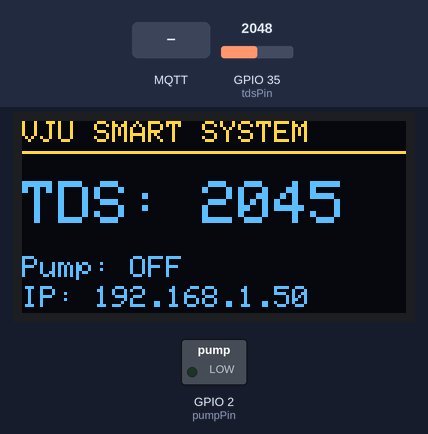
Bench run of a sketch on a simulated ESP32. Parts: 128×64 one-colour display, switched loads named in the sketch (green lamp = pin HIGH). The test bench sets the inputs (shaded band); at power-on: GPIO 35 (tdsPin) = 2048 (analog values on the 0–4095 scale). The OLED is the two-colour kind (top 16 rows yellow); WiFi joins after 1.5 s; servers stay silent unless stated; random numbers use the default seed unless the sketch sets one; no MQTT or app messages arrive unless stated.

Above: at 2.7 s.
2.8 s: MQTT message "PUMP_ON" arrives on the first subscribed topic
At 3.9 s:
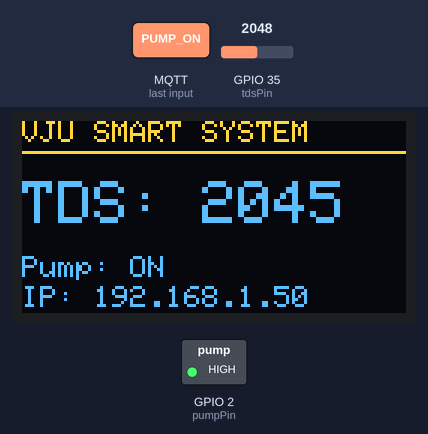
4.3 s: GPIO 35 (tdsPin) set to 2866
At 6.2 s:
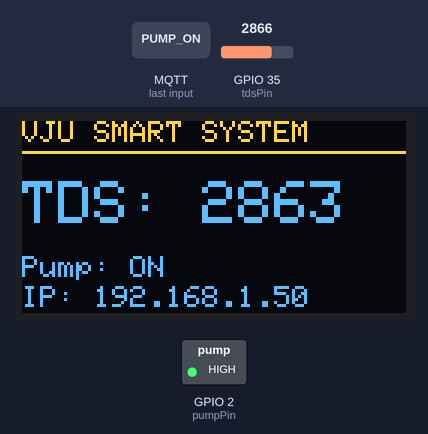
6.5 s: MQTT message "PUMP_OFF" arrives on the first subscribed topic
At 7.7 s:
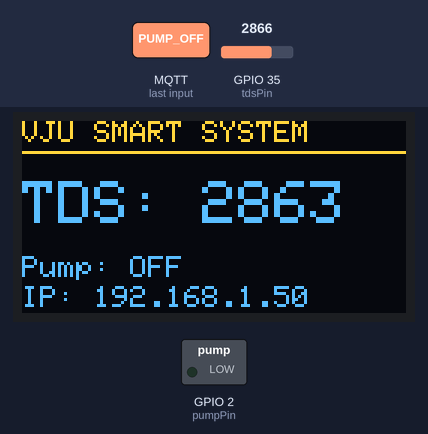
8.0 s: GPIO 35 (tdsPin) set to 3603
At 9.3 s:
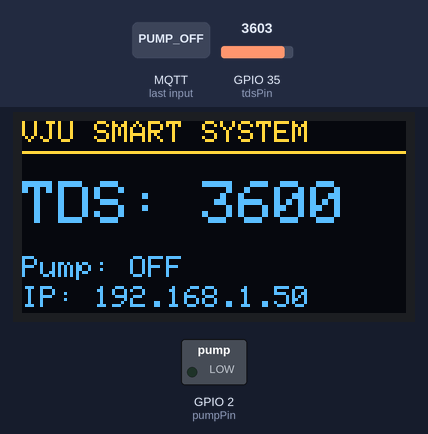
10.2 s: GPIO 35 (tdsPin) set to 2047
At 11.8 s:
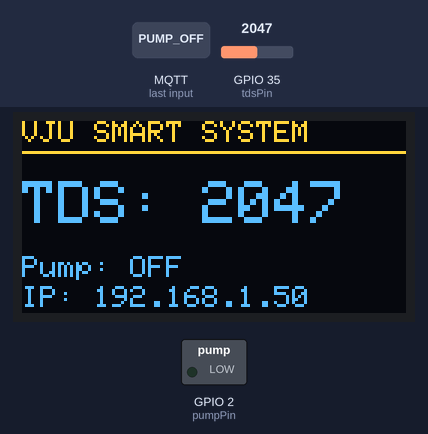
Timing chart, 0 to 13.3 s (numbered marks = the images above; inputs shaded):
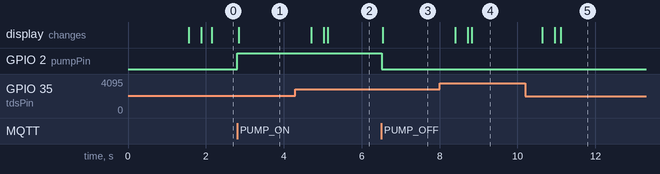

Measured:
- after the input at 2.8 s, GPIO 2 (pumpPin): LOW → HIGH at once; the display: changes at once (image 1)
- after the input at 4.3 s, the display: first changes after 0.40 s (image 2 shows a later state)
- after the input at 6.5 s, GPIO 2 (pumpPin): HIGH → LOW at once; the display: changes at once (image 3)
- after the input at 8.0 s, the display: first changes after 0.40 s (image 4 shows a later state)
- after the input at 10.2 s, the display: first changes after 0.43 s (image 5 shows a later state)

The sketch:

sketch_jan24a.ino
```cpp
#include <WiFiManager.h>
#include <PubSubClient.h>
#include <ESPmDNS.h>
#include <Wire.h>
#include <Adafruit_GFX.h>
#include <Adafruit_SSD1306.h>
#include <ArduinoJson.h>

// --- HARDWARE CONFIG ---
#define SCREEN_WIDTH 128
#define SCREEN_HEIGHT 64
Adafruit_SSD1306 display(SCREEN_WIDTH, SCREEN_HEIGHT, &Wire, -1);

const int tdsPin  = 35;
const int pumpPin = 2;

String pumpStatus = "OFF";
int sensorValue = 0;

// --- MQTT CONFIG ---
const char* mqtt_server   = "broker.hivemq.com";
const char* topic_status  = "vju/dung_luong/fish_tank/status";
const char* topic_command = "vju/dung_luong/fish_tank/command";

WiFiClient espClient;
PubSubClient client(espClient);

// --- TDS FILTER CONFIG ---
#define SCOUNT 30
int analogBuffer[SCOUNT];
int analogBufferIndex = 0;
int stableValue = 0;

// ---------- MEDIAN FILTER ----------
int getMedianNum(int bArray[], int iFilterLen) {
  int bTab[iFilterLen];
  for (int i = 0; i < iFilterLen; i++) bTab[i] = bArray[i];

  for (int j = 0; j < iFilterLen - 1; j++) {
    for (int i = 0; i < iFilterLen - j - 1; i++) {
      if (bTab[i] > bTab[i + 1]) {
        int temp = bTab[i];
        bTab[i] = bTab[i + 1];
        bTab[i + 1] = temp;
      }
    }
  }
  return bTab[iFilterLen / 2];
}

// ---------- SAFE ADC READ ----------
int readStableTDS() {
  analogBuffer[analogBufferIndex++] = analogRead(tdsPin);
  if (analogBufferIndex >= SCOUNT) analogBufferIndex = 0;

  int medianValue = getMedianNum(analogBuffer, SCOUNT);

  // Loại nhiễu cực đoan
  if (medianValue < 50 || medianValue > 4000) return stableValue;

  // EMA filter (làm mượt thêm)
  stableValue = stableValue * 0.7 + medianValue * 0.3;

  return stableValue;
}

// ---------- OLED ----------
void updateDisplay() {
  display.clearDisplay();
  display.setTextColor(WHITE);
  display.setTextSize(1);
  display.setCursor(0, 0);
  display.println("VJU SMART SYSTEM");
  display.drawLine(0, 10, 128, 10, WHITE);

  display.setTextSize(2);
  display.setCursor(0, 20);
  display.print("TDS: ");
  display.println(sensorValue);

  display.setTextSize(1);
  display.setCursor(0, 45);
  display.print("Pump: ");
  display.print(pumpStatus);

  display.setCursor(0, 55);
  display.print("IP: ");
  display.print(WiFi.localIP());

  display.display();
}

// ---------- MQTT CALLBACK ----------
void callback(char* topic, byte* payload, unsigned int length) {
  String message;
  for (int i = 0; i < length; i++) message += (char)payload[i];

  if (message == "PUMP_ON") {
    digitalWrite(pumpPin, HIGH);
    pumpStatus = "ON";
  }
  else if (message == "PUMP_OFF") {
    digitalWrite(pumpPin, LOW);
    pumpStatus = "OFF";
  }
}

// ---------- MQTT RECONNECT ----------
void reconnect() {
  while (!client.connected()) {
    String clientId = "ESP32-Dung-" + String(random(0xffff), HEX);
    if (client.connect(clientId.c_str())) {
      client.subscribe(topic_command);
    } else {
      delay(3000);
    }
  }
}

// ---------- SETUP ----------
void setup() {
  Serial.begin(115200);

  pinMode(pumpPin, OUTPUT);
  digitalWrite(pumpPin, LOW);

  // OLED
  if (!display.begin(SSD1306_SWITCHCAPVCC, 0x3C)) {
    Serial.println("OLED Fail");
  }

  // ADC CONFIG (RẤT QUAN TRỌNG)
  analogReadResolution(12);
  analogSetPinAttenuation(tdsPin, ADC_11db);   // đo ổn định tới 3.3V

  // WIFI MANAGER
  WiFiManager wm;
  wm.autoConnect("Dung_FishTank_Setup");

  // MQTT
  client.setServer(mqtt_server, 1883);
  client.setCallback(callback);

  // Khởi tạo buffer ADC
  for (int i = 0; i < SCOUNT; i++) {
    analogBuffer[i] = analogRead(tdsPin);
  }

  updateDisplay();
}

// ---------- LOOP (ADC & MQTT TÁCH RIÊNG) ----------
void loop() {
  if (!client.connected()) reconnect();
  client.loop();

  static unsigned long lastSample  = 0;
  static unsigned long lastPublish = 0;

  // ---- ĐO ADC RIÊNG (KHÔNG WIFI, KHÔNG PUBLISH) ----
  if (millis() - lastSample > 10) {   // mỗi 1 giây
    lastSample = millis();
    readStableTDS();   // chỉ đọc & lọc, không gửi
  }

  // ---- PUBLISH RIÊNG (KHÔNG ĐỌC ADC LÚC NÀY) ----
  if (millis() - lastPublish > 10) {  // mỗi 1 giây
    lastPublish = millis();

    sensorValue = stableValue;

    StaticJsonDocument<128> doc;
    doc["sensor_value"] = sensorValue;
    doc["pump_status"] = pumpStatus;

    char buffer[128];
    serializeJson(doc, buffer);

    client.publish(topic_status, buffer);

    updateDisplay();
  }
}
```
